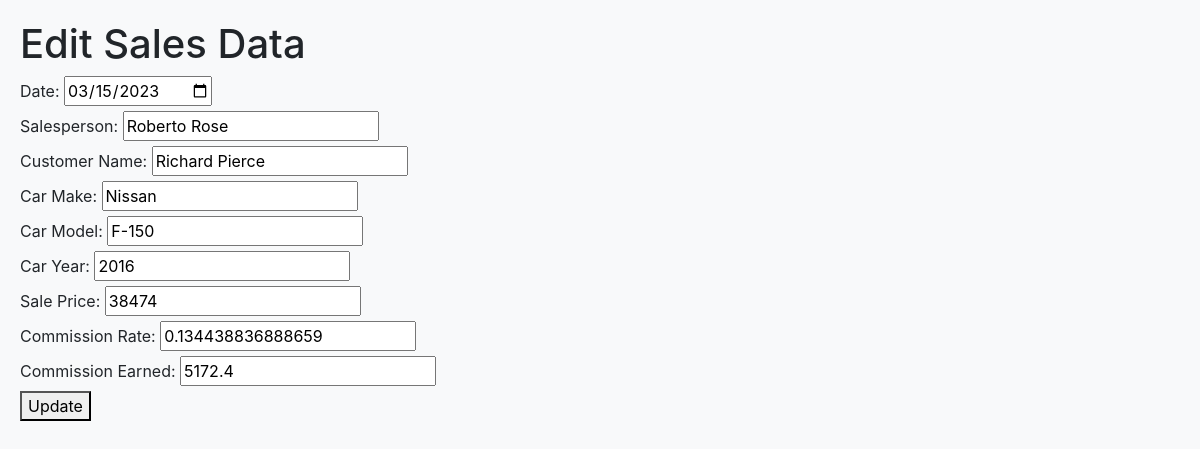
Screenshot of /edit_sales_record/2 with the database file from the repository.
### main.py (models this page shows)
class Sales(db.Model):
    id = db.Column(db.Integer, primary_key=True)
    date = db.Column(db.String(250), nullable=False)
    salesperson = db.Column(db.String(250), nullable=False)
    customer_name = db.Column(db.String(250), nullable=False)
    car_make = db.Column(db.String(250), nullable=False)
    car_model = db.Column(db.String(250), nullable=False)
    car_year = db.Column(db.Integer(), nullable=False)
    sale_price = db.Column(db.String(250), nullable=False)
    commission_rate = db.Column(db.Float(), nullable=False)
    commission_earned = db.Column(db.Float(), nullable=False)

### main.py (the view, shortened to what this page needs)
@app.route('/edit_sales_record/<int:id>', methods=['GET', 'POST'])
def edit_sales_record(id):
    sale = Sales.query.get_or_404(id)
    return render_template('edit_sales_record.html', sale=sale)

### templates/edit_sales_record.html (shortened to what this page needs)
<!DOCTYPE html>
<html>
<head>
    <link rel="stylesheet" href="https://stackpath.bootstrapcdn.com/bootstrap/4.5.2/css/bootstrap.min.css">
    <link rel="stylesheet" href="https://cdnjs.cloudflare.com/ajax/libs/font-awesome/5.15.3/css/all.min.css">
</head>
<body>
    <h1>Edit Sales Data</h1>
    <form method="POST">
        <label for="date">Date:</label>
        <input type="date" id="date" name="date" value="{{ sale.date }}" required>
        <br>
        <label for="salesperson">Salesperson:</label>
        <input type="text" id="salesperson" name="salesperson" value="{{ sale.salesperson }}" required>
        <br>
        <label for="customer_name">Customer Name:</label>
        <input type="text" id="customer_name" name="customer_name" value="{{ sale.customer_name }}" required>
        <br>
        <label for="car_make">Car Make:</label>
        <input type="text" id="car_make" name="car_make" value="{{ sale.car_make }}" required>
        <br>
        <label for="car_model">Car Model:</label>
        <input type="text" id="car_model" name="car_model" value="{{ sale.car_model }}" required>
        <br>
        <label for="car_year">Car Year:</label>
        <input type="number" id="car_year" name="car_year" value="{{ sale.car_year }}" required>
        <br>
        <label for="sale_price">Sale Price:</label>
        <input type="number" id="sale_price" name="sale_price" value="{{ sale.sale_price }}" required>
        <br>
        <label for="commission_rate">Commission Rate:</label>
        <input type="number" step=0.0001 id="commission_rate" name="commission_rate" value="{{ sale.commission_rate }}" required>
        <br>
        <label for="commission_earned">Commission Earned:</label>
        <input type="number" id="commission_earned" name="commission_earned" value="{{ sale.commission_earned }}" required>
        <br>
        <button type="submit">Update</button>
    </form>
</body>
</html>

### templates/edit_sales_record.html (style rules this page uses)
body { padding: 20px; background-color: #f8f9fa; }

### rows the page displays
Sales: date "03/15/2023", salesperson "Roberto Rose", customer_name "Richard Pierce", car_make "Nissan", car_model "F-150", car_year "2016", sale_price "38474", commission_rate "0.134438836888659", commission_earned "5172.4"
